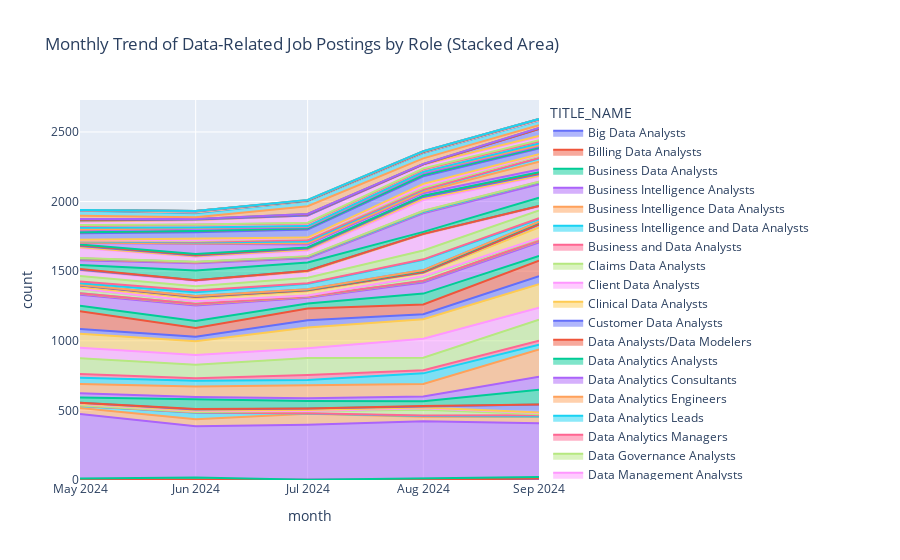

Notebook code cell kept with this figure:
### Markdown cell above
# Monthly Trend of Data-Related Job Postings by Role

### Code cell
# 1. Filter the main df into df_roles
df_roles = df[df["TITLE_NAME"].str.contains(" Data Analysts|Business Intelligence Analysts|Data Analytics Engineers|Data and Reporting Analysts|"
    "Data Governance Analysts|Data Quality Analysts|Data Analytics Analysts|Data Management Analysts|"
    "Data Modelers|Lead Data Analysts|Research Data Analysts|IT Data Analysts|Data Analytics Manager|"
    "Lead Business Intelligence Analysts|Data Science Analysts|Data Analytics Leads|"
    "Business Intelligence Data Analysts|Data Operations Analysts|Health Data Analysts|"
    "Data analytics consultants|Enterprise Data Analysts", case=False, na=False)]

# 1. Make a copy to avoid SettingWithCopyWarning
df_roles = df_roles.copy()

# 2. Convert POSTED to datetime (if not already)
df_roles["POSTED"] = pd.to_datetime(df_roles["POSTED"])

# 3. Create a monthly column as a Timestamp
df_roles["month"] = df_roles["POSTED"].dt.to_period("M").dt.to_timestamp()

# 4. Group by month and role
monthly_counts = df_roles.groupby(["month", "TITLE_NAME"]).size().reset_index(name="count")

fig = px.area(
    monthly_counts,
    x="month",
    y="count",
    color="TITLE_NAME",
    title="Monthly Trend of Data-Related Job Postings by Role (Stacked Area)"
)
fig.show()
